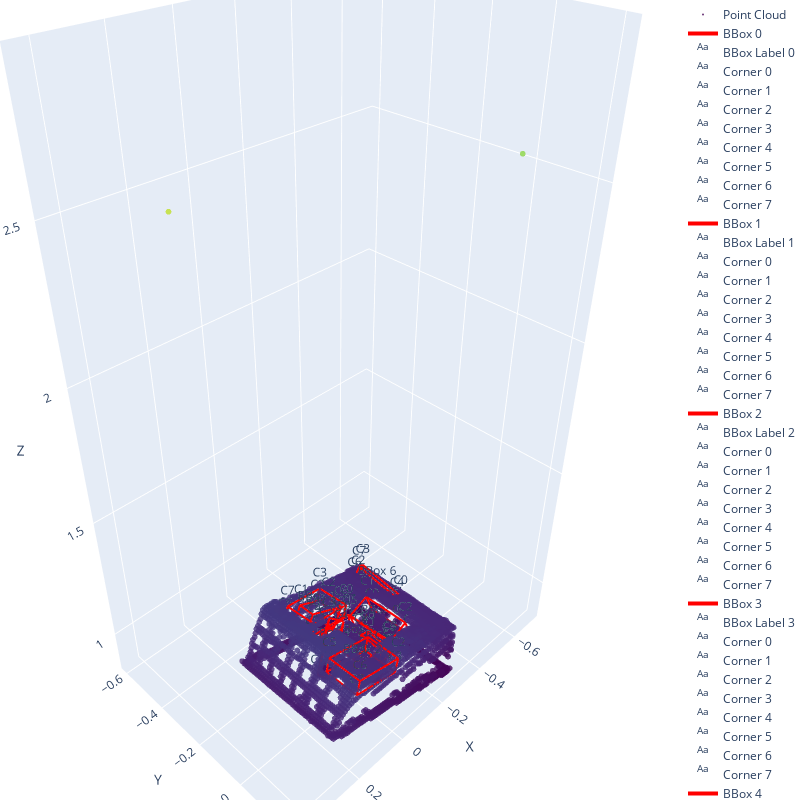

Here is the notebook cell this chart was saved with:
### Code cell
# Example usage
visualize(points=pc3d, bboxes=bbox3d, downsample_factor=7, enumerate_bboxes=True, enumerate_corners=True)
print("Visualization complete.")

### Figure 1 — Plotly figure (JSON) as saved in the notebook; plotly's stock layout.template omitted (floating-point values rounded to 4 significant figures; data arrays with more than 128 entries replaced by an {"elided": "..."} marker saying what was removed)
{"data": [{"marker": {"color": {"elided": "3786 float values"}, "colorscale": [[0, "#440154"], [0.1111, "#482878"], [0.2222, "#3e4989"], [0.3333, "#31688e"], [0.4444, "#26828e"], [0.5556, "#1f9e89"], [0.6667, "#35b779"], [0.7778, "#6ece58"], [0.8889, "#b5de2b"], [1, "#fde725"]], "opacity": 0.8, "size": 2}, "mode": "markers", "name": "Point Cloud", "type": "scatter3d", "x": {"elided": "3786 float values"}, "y": {"elided": "3786 float values"}, "z": {"elided": "3786 float values"}}, {"line": {"color": "red", "width": 4}, "mode": "lines", "name": "BBox 0", "type": "scatter3d", "x": [-0.1769, -0.1491, null, -0.1491, -0.1532, null, -0.1532, -0.181, null, -0.181, -0.1769, null, -0.09737, -0.06959, null, -0.06959, -0.07371, null, -0.07371, -0.1015, null, -0.1015, -0.09737, null, -0.1769, -0.09737, null, -0.1491, -0.06959, null, -0.1532, -0.07371, null, -0.181, -0.1015, null], "y": [-0.06307, -0.06465, null, -0.06465, 0.1037, null, 0.1037, 0.1053, null, 0.1053, -0.06307, null, -0.06033, -0.06192, null, -0.06192, 0.1064, null, 0.1064, 0.108, null, 0.108, -0.06033, null, -0.06307, -0.06033, null, -0.06465, -0.06192, null, 0.1037, 0.1064, null, 0.1053, 0.108, null], "z": [1.059, 1.138, null, 1.138, 1.143, null, 1.143, 1.064, null, 1.064, 1.059, null, 1.031, 1.111, null, 1.111, 1.116, null, 1.116, 1.036, null, 1.036, 1.031, null, 1.059, 1.031, null, 1.138, 1.111, null, 1.143, 1.116, null, 1.064, 1.036, null]}, {"mode": "text", "name": "BBox Label 0", "text": ["BBox 0"], "textposition": "top center", "type": "scatter3d", "x": [-0.1253], "y": [0.02168], "z": [1.087]}, {"mode": "text", "name": "Corner 0", "text": ["C0"], "textposition": "top center", "type": "scatter3d", "x": [-0.1769], "y": [-0.06307], "z": [1.059]}, {"mode": "text", "name": "Corner 1", "text": ["C1"], "textposition": "top center", "type": "scatter3d", "x": [-0.1491], "y": [-0.06465], "z": [1.138]}, {"mode": "text", "name": "Corner 2", "text": ["C2"], "textposition": "top center", "type": "scatter3d", "x": [-0.1532], "y": [0.1037], "z": [1.143]}, {"mode": "text", "name": "Corner 3", "text": ["C3"], "textposition": "top center", "type": "scatter3d", "x": [-0.181], "y": [0.1053], "z": [1.064]}, {"mode": "text", "name": "Corner 4", "text": ["C4"], "textposition": "top center", "type": "scatter3d", "x": [-0.09737], "y": [-0.06033], "z": [1.031]}, {"mode": "text", "name": "Corner 5", "text": ["C5"], "textposition": "top center", "type": "scatter3d", "x": [-0.06959], "y": [-0.06192], "z": [1.111]}, {"mode": "text", "name": "Corner 6", "text": ["C6"], "textposition": "top center", "type": "scatter3d", "x": [-0.07371], "y": [0.1064], "z": [1.116]}, {"mode": "text", "name": "Corner 7", "text": ["C7"], "textposition": "top center", "type": "scatter3d", "x": [-0.1015], "y": [0.108], "z": [1.036]}, {"line": {"color": "red", "width": 4}, "mode": "lines", "name": "BBox 1", "type": "scatter3d", "x": [-0.07044, -0.0579, null, -0.0579, -0.04844, null, -0.04844, -0.06098, null, -0.06098, -0.07044, null, 0.08506, 0.0976, null, 0.0976, 0.1071, null, 0.1071, 0.09452, null, 0.09452, 0.08506, null, -0.07044, 0.08506, null, -0.0579, 0.0976, null, -0.04844, 0.1071, null, -0.06098, 0.09452, null], "y": [-0.08047, -0.07896, null, -0.07896, -0.1925, null, -0.1925, -0.194, null, -0.194, -0.08047, null, -0.06794, -0.06643, null, -0.06643, -0.18, null, -0.18, -0.1815, null, -0.1815, -0.06794, null, -0.08047, -0.06794, null, -0.07896, -0.06643, null, -0.1925, -0.18, null, -0.194, -0.1815, null], "z": [1.148, 1.102, null, 1.102, 1.101, null, 1.101, 1.147, null, 1.147, 1.148, null, 1.191, 1.145, null, 1.145, 1.144, null, 1.144, 1.19, null, 1.19, 1.191, null, 1.148, 1.191, null, 1.102, 1.145, null, 1.101, 1.144, null, 1.147, 1.19, null]}, {"mode": "text", "name": "BBox Label 1", "text": ["BBox 1"], "textposition": "top center", "type": "scatter3d", "x": [0.01831], "y": [-0.1302], "z": [1.146]}, {"mode": "text", "name": "Corner 0", "text": ["C0"], "textposition": "top center", "type": "scatter3d", "x": [-0.07044], "y": [-0.08047], "z": [1.148]}, {"mode": "text", "name": "Corner 1", "text": ["C1"], "textposition": "top center", "type": "scatter3d", "x": [-0.0579], "y": [-0.07896], "z": [1.102]}, {"mode": "text", "name": "Corner 2", "text": ["C2"], "textposition": "top center", "type": "scatter3d", "x": [-0.04844], "y": [-0.1925], "z": [1.101]}, {"mode": "text", "name": "Corner 3", "text": ["C3"], "textposition": "top center", "type": "scatter3d", "x": [-0.06098], "y": [-0.194], "z": [1.147]}, {"mode": "text", "name": "Corner 4", "text": ["C4"], "textposition": "top center", "type": "scatter3d", "x": [0.08506], "y": [-0.06794], "z": [1.191]}, {"mode": "text", "name": "Corner 5", "text": ["C5"], "textposition": "top center", "type": "scatter3d", "x": [0.0976], "y": [-0.06643], "z": [1.145]}, {"mode": "text", "name": "Corner 6", "text": ["C6"], "textposition": "top center", "type": "scatter3d", "x": [0.1071], "y": [-0.18], "z": [1.144]}, {"mode": "text", "name": "Corner 7", "text": ["C7"], "textposition": "top center", "type": "scatter3d", "x": [0.09452], "y": [-0.1815], "z": [1.19]}, {"line": {"color": "red", "width": 4}, "mode": "lines", "name": "BBox 2", "type": "scatter3d", "x": [0.005416, -0.008281, null, -0.008281, -0.01031, null, -0.01031, 0.003389, null, 0.003389, 0.005416, null, 0.1762, 0.1625, null, 0.1625, 0.1605, null, 0.1605, 0.1742, null, 0.1742, 0.1762, null, 0.005416, 0.1762, null, -0.008281, 0.1625, null, -0.01031, 0.1605, null, 0.003389, 0.1742, null], "y": [0.07714, 0.07556, null, 0.07556, 0.2002, null, 0.2002, 0.2017, null, 0.2017, 0.07714, null, 0.07867, 0.0771, null, 0.0771, 0.2017, null, 0.2017, 0.2033, null, 0.2033, 0.07867, null, 0.07714, 0.07867, null, 0.07556, 0.0771, null, 0.2002, 0.2017, null, 0.2017, 0.2033, null], "z": [1.121, 1.172, null, 1.172, 1.175, null, 1.175, 1.125, null, 1.125, 1.121, null, 1.168, 1.218, null, 1.218, 1.221, null, 1.221, 1.171, null, 1.171, 1.168, null, 1.121, 1.168, null, 1.172, 1.218, null, 1.175, 1.221, null, 1.125, 1.171, null]}, {"mode": "text", "name": "BBox Label 2", "text": ["BBox 2"], "textposition": "top center", "type": "scatter3d", "x": [0.08294], "y": [0.1394], "z": [1.171]}, {"mode": "text", "name": "Corner 0", "text": ["C0"], "textposition": "top center", "type": "scatter3d", "x": [0.005416], "y": [0.07714], "z": [1.121]}, {"mode": "text", "name": "Corner 1", "text": ["C1"], "textposition": "top center", "type": "scatter3d", "x": [-0.008281], "y": [0.07556], "z": [1.172]}, {"mode": "text", "name": "Corner 2", "text": ["C2"], "textposition": "top center", "type": "scatter3d", "x": [-0.01031], "y": [0.2002], "z": [1.175]}, {"mode": "text", "name": "Corner 3", "text": ["C3"], "textposition": "top center", "type": "scatter3d", "x": [0.003389], "y": [0.2017], "z": [1.125]}, {"mode": "text", "name": "Corner 4", "text": ["C4"], "textposition": "top center", "type": "scatter3d", "x": [0.1762], "y": [0.07867], "z": [1.168]}, {"mode": "text", "name": "Corner 5", "text": ["C5"], "textposition": "top center", "type": "scatter3d", "x": [0.1625], "y": [0.0771], "z": [1.218]}, {"mode": "text", "name": "Corner 6", "text": ["C6"], "textposition": "top center", "type": "scatter3d", "x": [0.1605], "y": [0.2017], "z": [1.221]}, {"mode": "text", "name": "Corner 7", "text": ["C7"], "textposition": "top center", "type": "scatter3d", "x": [0.1742], "y": [0.2033], "z": [1.171]}, {"line": {"color": "red", "width": 4}, "mode": "lines", "name": "BBox 3", "type": "scatter3d", "x": [0.0001464, 0.04905, null, 0.04905, 0.07408, null, 0.07408, 0.02518, null, 0.02518, 0.0001464, null, 0.04052, 0.08942, null, 0.08942, 0.1144, null, 0.1144, 0.06555, null, 0.06555, 0.04052, null, 0.0001464, 0.04052, null, 0.04905, 0.08942, null, 0.07408, 0.1144, null, 0.02518, 0.06555, null], "y": [-0.02235, -0.0145, null, -0.0145, -0.0535, null, -0.0535, -0.06135, null, -0.06135, -0.02235, null, 0.005121, 0.01297, null, 0.01297, -0.02602, null, -0.02602, -0.03387, null, -0.03387, 0.005121, null, -0.02235, 0.005121, null, -0.0145, 0.01297, null, -0.0535, -0.02602, null, -0.06135, -0.03387, null], "z": [1.171, 0.9891, null, 0.9891, 0.9942, null, 0.9942, 1.176, null, 1.176, 1.171, null, 1.183, 1.001, null, 1.001, 1.006, null, 1.006, 1.188, null, 1.188, 1.183, null, 1.171, 1.183, null, 0.9891, 1.001, null, 0.9942, 1.006, null, 1.176, 1.188, null]}, {"mode": "text", "name": "BBox Label 3", "text": ["BBox 3"], "textposition": "top center", "type": "scatter3d", "x": [0.0573], "y": [-0.02419], "z": [1.089]}, {"mode": "text", "name": "Corner 0", "text": ["C0"], "textposition": "top center", "type": "scatter3d", "x": [0.0001464], "y": [-0.02235], "z": [1.171]}, {"mode": "text", "name": "Corner 1", "text": ["C1"], "textposition": "top center", "type": "scatter3d", "x": [0.04905], "y": [-0.0145], "z": [0.9891]}, {"mode": "text", "name": "Corner 2", "text": ["C2"], "textposition": "top center", "type": "scatter3d", "x": [0.07408], "y": [-0.0535], "z": [0.9942]}, {"mode": "text", "name": "Corner 3", "text": ["C3"], "textposition": "top center", "type": "scatter3d", "x": [0.02518], "y": [-0.06135], "z": [1.176]}, {"mode": "text", "name": "Corner 4", "text": ["C4"], "textposition": "top center", "type": "scatter3d", "x": [0.04052], "y": [0.005121], "z": [1.183]}, {"mode": "text", "name": "Corner 5", "text": ["C5"], "textposition": "top center", "type": "scatter3d", "x": [0.08942], "y": [0.01297], "z": [1.001]}, {"mode": "text", "name": "Corner 6", "text": ["C6"], "textposition": "top center", "type": "scatter3d", "x": [0.1144], "y": [-0.02602], "z": [1.006]}, {"mode": "text", "name": "Corner 7", "text": ["C7"], "textposition": "top center", "type": "scatter3d", "x": [0.06555], "y": [-0.03387], "z": [1.188]}, {"line": {"color": "red", "width": 4}, "mode": "lines", "name": "BBox 4", "type": "scatter3d", "x": [0.1041, 0.06566, null, 0.06566, -0.06255, null, -0.06255, -0.0241, null, -0.0241, 0.1041, null, 0.1031, 0.06462, null, 0.06462, -0.06359, null, -0.06359, -0.02513, null, -0.02513, 0.1031, null, 0.1041, 0.1031, null, 0.06566, 0.06462, null, -0.06255, -0.06359, null, -0.0241, -0.02513, null], "y": [-0.1506, -0.1534, null, -0.1534, -0.1539, null, -0.1539, -0.1511, null, -0.1511, -0.1506, null, -0.0931, -0.0959, null, -0.0959, -0.09642, null, -0.09642, -0.09361, null, -0.09361, -0.0931, null, -0.1506, -0.0931, null, -0.1534, -0.0959, null, -0.1539, -0.09642, null, -0.1511, -0.09361, null], "z": [1.119, 1.195, null, 1.195, 1.13, null, 1.13, 1.054, null, 1.054, 1.119, null, 1.12, 1.196, null, 1.196, 1.132, null, 1.132, 1.056, null, 1.056, 1.12, null, 1.119, 1.12, null, 1.195, 1.196, null, 1.13, 1.132, null, 1.054, 1.056, null]}, {"mode": "text", "name": "BBox Label 4", "text": ["BBox 4"], "textposition": "top center", "type": "scatter3d", "x": [0.02026], "y": [-0.1235], "z": [1.125]}, {"mode": "text", "name": "Corner 0", "text": ["C0"], "textposition": "top center", "type": "scatter3d", "x": [0.1041], "y": [-0.1506], "z": [1.119]}, {"mode": "text", "name": "Corner 1", "text": ["C1"], "textposition": "top center", "type": "scatter3d", "x": [0.06566], "y": [-0.1534], "z": [1.195]}, {"mode": "text", "name": "Corner 2", "text": ["C2"], "textposition": "top center", "type": "scatter3d", "x": [-0.06255], "y": [-0.1539], "z": [1.13]}, {"mode": "text", "name": "Corner 3", "text": ["C3"], "textposition": "top center", "type": "scatter3d", "x": [-0.0241], "y": [-0.1511], "z": [1.054]}, {"mode": "text", "name": "Corner 4", "text": ["C4"], "textposition": "top center", "type": "scatter3d", "x": [0.1031], "y": [-0.0931], "z": [1.12]}, {"mode": "text", "name": "Corner 5", "text": ["C5"], "textposition": "top center", "type": "scatter3d", "x": [0.06462], "y": [-0.0959], "z": [1.196]}, {"mode": "text", "name": "Corner 6", "text": ["C6"], "textposition": "top center", "type": "scatter3d", "x": [-0.06359], "y": [-0.09642], "z": [1.132]}, {"mode": "text", "name": "Corner 7", "text": ["C7"], "textposition": "top center", "type": "scatter3d", "x": [-0.02513], "y": [-0.09361], "z": [1.056]}, {"line": {"color": "red", "width": 4}, "mode": "lines", "name": "BBox 5", "type": "scatter3d", "x": [0.04314, 0.04344, null, 0.04344, -0.08912, null, -0.08912, -0.08941, null, -0.08941, 0.04314, null, 0.04166, 0.04195, null, 0.04195, -0.0906, null, -0.0906, -0.0909, null, -0.0909, 0.04166, null, 0.04314, 0.04166, null, 0.04344, 0.04195, null, -0.08912, -0.0906, null, -0.08941, -0.0909, null], "y": [0.09671, 0.1034, null, 0.1034, 0.1045, null, 0.1045, 0.09783, null, 0.09783, 0.09671, null, -0.09011, -0.0834, null, -0.0834, -0.08228, null, -0.08228, -0.08899, null, -0.08899, -0.09011, null, 0.09671, -0.09011, null, 0.1034, -0.0834, null, 0.1045, -0.08228, null, 0.09783, -0.08899, null], "z": [1.103, 1.048, null, 1.048, 1.047, null, 1.047, 1.103, null, 1.103, 1.103, null, 1.081, 1.025, null, 1.025, 1.025, null, 1.025, 1.08, null, 1.08, 1.081, null, 1.103, 1.081, null, 1.048, 1.025, null, 1.047, 1.025, null, 1.103, 1.08, null]}, {"mode": "text", "name": "BBox Label 5", "text": ["BBox 5"], "textposition": "top center", "type": "scatter3d", "x": [-0.02373], "y": [0.007215], "z": [1.064]}, {"mode": "text", "name": "Corner 0", "text": ["C0"], "textposition": "top center", "type": "scatter3d", "x": [0.04314], "y": [0.09671], "z": [1.103]}, {"mode": "text", "name": "Corner 1", "text": ["C1"], "textposition": "top center", "type": "scatter3d", "x": [0.04344], "y": [0.1034], "z": [1.048]}, {"mode": "text", "name": "Corner 2", "text": ["C2"], "textposition": "top center", "type": "scatter3d", "x": [-0.08912], "y": [0.1045], "z": [1.047]}, {"mode": "text", "name": "Corner 3", "text": ["C3"], "textposition": "top center", "type": "scatter3d", "x": [-0.08941], "y": [0.09783], "z": [1.103]}, {"mode": "text", "name": "Corner 4", "text": ["C4"], "textposition": "top center", "type": "scatter3d", "x": [0.04166], "y": [-0.09011], "z": [1.081]}, {"mode": "text", "name": "Corner 5", "text": ["C5"], "textposition": "top center", "type": "scatter3d", "x": [0.04195], "y": [-0.0834], "z": [1.025]}, {"mode": "text", "name": "Corner 6", "text": ["C6"], "textposition": "top center", "type": "scatter3d", "x": [-0.0906], "y": [-0.08228], "z": [1.025]}, {"mode": "text", "name": "Corner 7", "text": ["C7"], "textposition": "top center", "type": "scatter3d", "x": [-0.0909], "y": [-0.08899], "z": [1.08]}, {"line": {"color": "red", "width": 4}, "mode": "lines", "name": "BBox 6", "type": "scatter3d", "x": [-0.2675, -0.253, null, -0.253, -0.2504, null, -0.2504, -0.265, null, -0.265, -0.2675, null, -0.2481, -0.2335, null, -0.2335, -0.2309, null, -0.2309, -0.2455, null, -0.2455, -0.2481, null, -0.2675, -0.2481, null, -0.253, -0.2335, null, -0.2504, -0.2309, null, -0.265, -0.2455, null], "y": [-0.01609, -0.02319, null, -0.02319, -0.1976, null, -0.1976, -0.1905, null, -0.1905, -0.01609, null, -0.015, -0.02211, null, -0.02211, -0.1965, null, -0.1965, -0.1894, null, -0.1894, -0.015, null, -0.01609, -0.015, null, -0.02319, -0.02211, null, -0.1976, -0.1965, null, -0.1905, -0.1894, null], "z": [1.09, 1.04, null, 1.04, 1.065, null, 1.065, 1.115, null, 1.115, 1.09, null, 1.095, 1.045, null, 1.045, 1.07, null, 1.07, 1.121, null, 1.121, 1.095, null, 1.09, 1.095, null, 1.04, 1.045, null, 1.065, 1.07, null, 1.115, 1.121, null]}, {"mode": "text", "name": "BBox Label 6", "text": ["BBox 6"], "textposition": "top center", "type": "scatter3d", "x": [-0.2492], "y": [-0.1063], "z": [1.08]}, {"mode": "text", "name": "Corner 0", "text": ["C0"], "textposition": "top center", "type": "scatter3d", "x": [-0.2675], "y": [-0.01609], "z": [1.09]}, {"mode": "text", "name": "Corner 1", "text": ["C1"], "textposition": "top center", "type": "scatter3d", "x": [-0.253], "y": [-0.02319], "z": [1.04]}, {"mode": "text", "name": "Corner 2", "text": ["C2"], "textposition": "top center", "type": "scatter3d", "x": [-0.2504], "y": [-0.1976], "z": [1.065]}, {"mode": "text", "name": "Corner 3", "text": ["C3"], "textposition": "top center", "type": "scatter3d", "x": [-0.265], "y": [-0.1905], "z": [1.115]}, {"mode": "text", "name": "Corner 4", "text": ["C4"], "textposition": "top center", "type": "scatter3d", "x": [-0.2481], "y": [-0.015], "z": [1.095]}, {"mode": "text", "name": "Corner 5", "text": ["C5"], "textposition": "top center", "type": "scatter3d", "x": [-0.2335], "y": [-0.02211], "z": [1.045]}, {"mode": "text", "name": "Corner 6", "text": ["C6"], "textposition": "top center", "type": "scatter3d", "x": [-0.2309], "y": [-0.1965], "z": [1.07]}, {"mode": "text", "name": "Corner 7", "text": ["C7"], "textposition": "top center", "type": "scatter3d", "x": [-0.2455], "y": [-0.1894], "z": [1.121]}, {"line": {"color": "red", "width": 4}, "mode": "lines", "name": "BBox 7", "type": "scatter3d", "x": [-0.08215, -0.07728, null, -0.07728, -0.04388, null, -0.04388, -0.04874, null, -0.04874, -0.08215, null, -0.05139, -0.04653, null, -0.04653, -0.01313, null, -0.01313, -0.01799, null, -0.01799, -0.05139, null, -0.08215, -0.05139, null, -0.07728, -0.04653, null, -0.04388, -0.01313, null, -0.04874, -0.01799, null], "y": [0.008638, 0.1034, null, 0.1034, 0.1027, null, 0.1027, 0.007872, null, 0.007872, 0.008638, null, 0.006994, 0.1018, null, 0.1018, 0.101, null, 0.101, 0.006228, null, 0.006228, 0.006994, null, 0.008638, 0.006994, null, 0.1034, 0.1018, null, 0.1027, 0.101, null, 0.007872, 0.006228, null], "z": [1.083, 1.084, null, 1.084, 0.9621, null, 0.9621, 0.9614, null, 0.9614, 1.083, null, 1.092, 1.092, null, 1.092, 0.9706, null, 0.9706, 0.9698, null, 0.9698, 1.092, null, 1.083, 1.092, null, 1.084, 1.092, null, 0.9621, 0.9706, null, 0.9614, 0.9698, null]}, {"mode": "text", "name": "BBox Label 7", "text": ["BBox 7"], "textposition": "top center", "type": "scatter3d", "x": [-0.04764], "y": [0.05482], "z": [1.027]}, {"mode": "text", "name": "Corner 0", "text": ["C0"], "textposition": "top center", "type": "scatter3d", "x": [-0.08215], "y": [0.008638], "z": [1.083]}, {"mode": "text", "name": "Corner 1", "text": ["C1"], "textposition": "top center", "type": "scatter3d", "x": [-0.07728], "y": [0.1034], "z": [1.084]}, {"mode": "text", "name": "Corner 2", "text": ["C2"], "textposition": "top center", "type": "scatter3d", "x": [-0.04388], "y": [0.1027], "z": [0.9621]}, {"mode": "text", "name": "Corner 3", "text": ["C3"], "textposition": "top center", "type": "scatter3d", "x": [-0.04874], "y": [0.007872], "z": [0.9614]}, {"mode": "text", "name": "Corner 4", "text": ["C4"], "textposition": "top center", "type": "scatter3d", "x": [-0.05139], "y": [0.006994], "z": [1.092]}, {"mode": "text", "name": "Corner 5", "text": ["C5"], "textposition": "top center", "type": "scatter3d", "x": [-0.04653], "y": [0.1018], "z": [1.092]}, {"mode": "text", "name": "Corner 6", "text": ["C6"], "textposition": "top center", "type": "scatter3d", "x": [-0.01313], "y": [0.101], "z": [0.9706]}, {"mode": "text", "name": "Corner 7", "text": ["C7"], "textposition": "top center", "type": "scatter3d", "x": [-0.01799], "y": [0.006228], "z": [0.9698]}], "layout": {"height": 800, "margin": {"b": 0, "l": 0, "r": 0, "t": 0}, "scene": {"aspectmode": "data", "xaxis": {"title": {"text": "X"}}, "yaxis": {"title": {"text": "Y"}}, "zaxis": {"title": {"text": "Z"}}}, "width": 800}}
